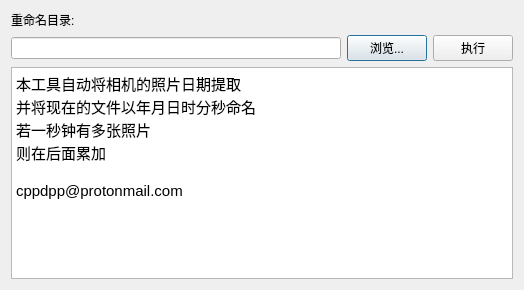
<?xml version="1.0" encoding="UTF-8"?>
<ui version="4.0">
 <class>cameraRename</class>
 <widget class="QDialog" name="cameraRename">
  <property name="geometry">
   <rect>
    <x>0</x>
    <y>0</y>
    <width>524</width>
    <height>290</height>
   </rect>
  </property>
  <property name="windowTitle">
   <string>照片命名工具</string>
  </property>
  <layout class="QHBoxLayout" name="horizontalLayout">
   <item>
    <layout class="QVBoxLayout" name="verticalLayout">
     <item>
      <widget class="QLabel" name="label">
       <property name="text">
        <string>重命名目录:</string>
       </property>
      </widget>
     </item>
     <item>
      <layout class="QHBoxLayout" name="HLayoutBrowser" stretch="8,1,1">
       <item>
        <widget class="QLineEdit" name="lineEditFolder"/>
       </item>
       <item>
        <widget class="QPushButton" name="pushBtnBrowser">
         <property name="text">
          <string>浏览...</string>
         </property>
        </widget>
       </item>
       <item>
        <widget class="QPushButton" name="pushBtnOk">
         <property name="text">
          <string>执行</string>
         </property>
        </widget>
       </item>
      </layout>
     </item>
     <item>
      <widget class="QTextBrowser" name="textBrowser">
       <property name="html">
        <string>&lt;!DOCTYPE HTML PUBLIC &quot;-//W3C//DTD HTML 4.0//EN&quot; &quot;http://www.w3.org/TR/REC-html40/strict.dtd&quot;&gt;
&lt;html&gt;&lt;head&gt;&lt;meta name=&quot;qrichtext&quot; content=&quot;1&quot; /&gt;&lt;style type=&quot;text/css&quot;&gt;
p, li { white-space: pre-wrap; }
&lt;/style&gt;&lt;/head&gt;&lt;body style=&quot; font-family:'Ubuntu'; font-size:11pt; font-weight:400; font-style:normal;&quot;&gt;
&lt;p style=&quot; margin-top:0px; margin-bottom:0px; margin-left:0px; margin-right:0px; -qt-block-indent:0; text-indent:0px;&quot;&gt;&lt;span style=&quot; font-family:'Ubuntu';&quot;&gt;本工具自动将相机的照片日期提取&lt;/span&gt;&lt;/p&gt;
&lt;p style=&quot; margin-top:0px; margin-bottom:0px; margin-left:0px; margin-right:0px; -qt-block-indent:0; text-indent:0px;&quot;&gt;&lt;span style=&quot; font-family:'Ubuntu';&quot;&gt;并将现在的文件以年月日时分秒命名&lt;/span&gt;&lt;/p&gt;
&lt;p style=&quot; margin-top:0px; margin-bottom:0px; margin-left:0px; margin-right:0px; -qt-block-indent:0; text-indent:0px;&quot;&gt;&lt;span style=&quot; font-family:'Ubuntu';&quot;&gt;若一秒钟有多张照片&lt;/span&gt;&lt;/p&gt;
&lt;p style=&quot; margin-top:0px; margin-bottom:0px; margin-left:0px; margin-right:0px; -qt-block-indent:0; text-indent:0px;&quot;&gt;&lt;span style=&quot; font-family:'Ubuntu';&quot;&gt;则在后面累加&lt;/span&gt;&lt;/p&gt;
&lt;p style=&quot;-qt-paragraph-type:empty; margin-top:0px; margin-bottom:0px; margin-left:0px; margin-right:0px; -qt-block-indent:0; text-indent:0px; font-family:'Ubuntu';&quot;&gt;&lt;br /&gt;&lt;/p&gt;
&lt;p style=&quot; margin-top:0px; margin-bottom:0px; margin-left:0px; margin-right:0px; -qt-block-indent:0; text-indent:0px;&quot;&gt;&lt;span style=&quot; font-family:'Ubuntu';&quot;&gt;cppdpp@protonmail.com&lt;/span&gt;&lt;/p&gt;&lt;/body&gt;&lt;/html&gt;</string>
       </property>
      </widget>
     </item>
    </layout>
   </item>
  </layout>
 </widget>
 <resources/>
 <connections/>
</ui>
